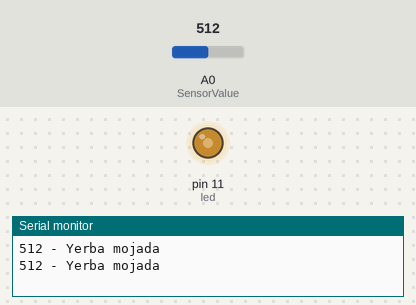
A sketch run on a simulated Arduino Uno, built with avr-gcc and run on an emulated ATmega328P. Shown: output pins drawn as LEDs (lit = HIGH), the last lines printed to the serial monitor. Inputs (shaded band) come from the test bench; at power-on: A0 (SensorValue) = 512.

Above: at 1.8 s.
1.9 s: A0 (SensorValue) set to 388
At 2.5 s:
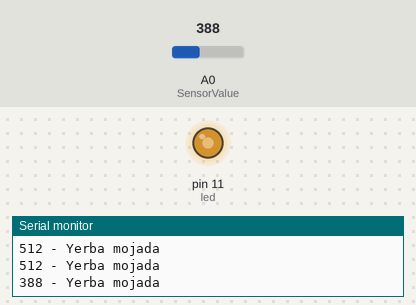
3.5 s: A0 (SensorValue) set to 356
At 5.3 s:
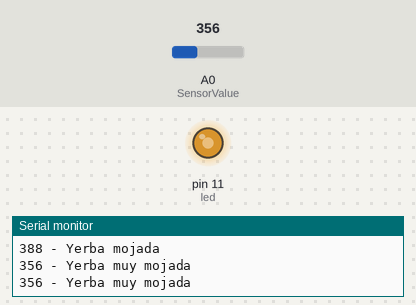
6.5 s: A0 (SensorValue) set to 900
At 7.6 s:
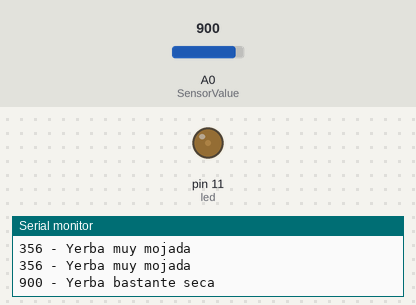
8.5 s: A0 (SensorValue) set to 985
At 10.2 s:
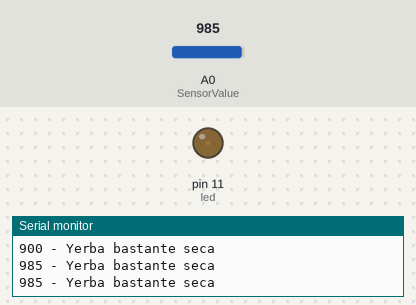
10.5 s: A0 (SensorValue) set to 1012
At 11.9 s:
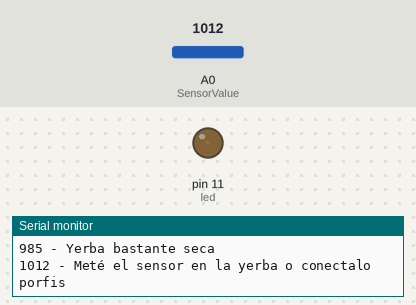
13.5 s: A0 (SensorValue) set to 511
At 14.3 s:
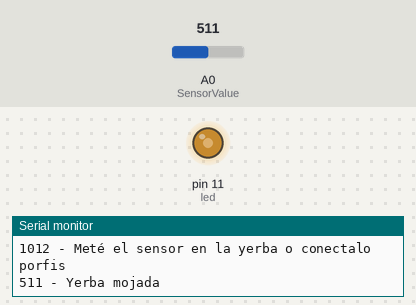
Timing chart, 0 to 16.5 s (numbered marks = the images above; inputs shaded):
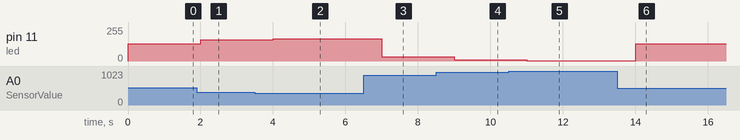

The sketch:

ej5.ino
```cpp
#define SensorValue A0
#define led 11

void setup()
{
  Serial.begin(9600);
  //pinMode(A0, INPUT);
}

void loop()
{
  int humedad = analogRead(SensorValue);
  Serial.print(humedad); Serial.print(" - ");
  float valorMapeado = map(humedad, 0, 1023, 255, 0);


  if(humedad >= 1000) {
   Serial.println("Meté el sensor en la yerba o conectalo porfis");
  }
  if(humedad < 1000 && humedad >= 600) {
   Serial.println("Yerba bastante seca");
  }
  if(humedad < 600 && humedad >= 370) {
   Serial.println("Yerba mojada");
  }
  if(humedad < 370) {
   Serial.println("Yerba muy mojada");
  }

  analogWrite(led, valorMapeado);
  delay(1000);
}
```

Measured:
- after the input at 1.9 s, pin 11 (led): 128/255 → 159/255 after 0.10 s
- after the input at 3.5 s, pin 11 (led): 159/255 → 167/255 after 0.50 s
- after the input at 6.5 s, pin 11 (led): 167/255 → 31/255 after 0.50 s
- after the input at 8.5 s, pin 11 (led): 31/255 → 10/255 after 0.51 s
- after the input at 10.5 s, pin 11 (led): 10/255 → 3/255 after 0.51 s
- after the input at 13.5 s, pin 11 (led): 3/255 → 128/255 after 0.51 s
